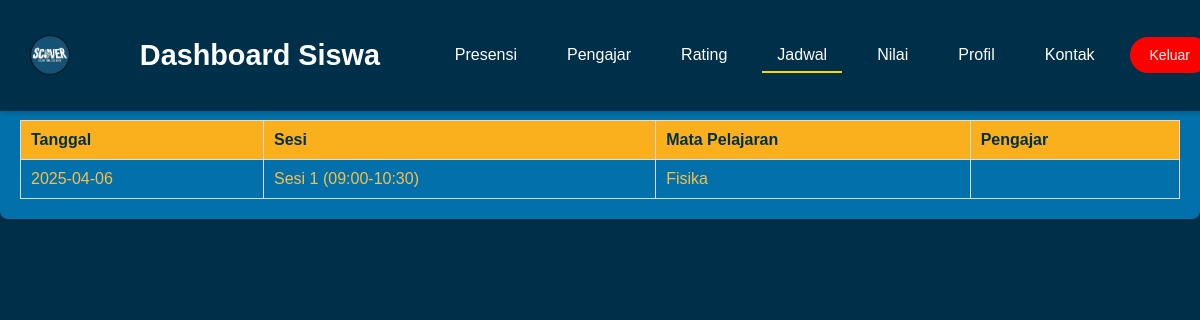
The page /SCOVER1/jadwal12.php (signed in) on the database its author committed.
### tables this page shows
CREATE TABLE `jadwal_siswa` (
  `id` int(11) NOT NULL,
  `siswa_id` int(11) NOT NULL,
  `tanggal` date NOT NULL,
  `sesi` varchar(50) NOT NULL,
  `mata_pelajaran` varchar(100) NOT NULL,
  `pengajar_id` int(11) NOT NULL
);

### SCOVER1/jadwal12.php (the view, shortened to what this page needs)
<?php
include 'koneksi.php';
$user_email = $_SESSION['user_email'];
$query = "SELECT siswa_id, full_name FROM siswa WHERE email = ?";
$stmt = $conn->prepare($query);
$stmt->bind_param("s", $user_email);
$stmt->execute();
$result = $stmt->get_result();
if ($row = $result->fetch_assoc()) {
    $siswa_id = $row['siswa_id'];
} else {
    echo "<script>alert('Akun tidak ditemukan!'); window.location.href='login.php';</script>";
    exit();
}
$sql = "SELECT * FROM jadwal_siswa WHERE siswa_id = ? ORDER BY tanggal, sesi";
$stmt = $conn->prepare($sql);
$stmt->bind_param("i", $siswa_id);
$stmt->execute();
$result = $stmt->get_result();
?>
<!DOCTYPE html>
<html lang="id">
<head>
    <link rel="stylesheet" href="css/navbar.css">
    <link rel="stylesheet" href="css/jadwal.css">
</head>
<body>
<nav class="navbar">
      <div class="logo">
        <img src="images/foto4.png" alt="Logo" />
      </div>
      <h1 class="title">Dashboard Siswa</h1>
      <ul class="nav-links">
        <li><a href="home.php">Presensi</a></li>
        <li><a href="pengajar.php">Pengajar</a></li>
        <li><a href="rating.php">Rating</a></li>
        <li><a href="jadwal1.php" class="active">Jadwal</a></li>
        <li><a href="nilai_siswa.php">Nilai</a></li>
        <li><a href="profile.php">Profil</a></li>
        <li><a href="kontak.php">Kontak</a></li>
        <li>
          <button class="logout-btn" onclick="confirmLogout()">Keluar</button>
        </li>
      </ul>
    </nav>
    <div class="content">
        <table border="1">
            <tr>
                <th>Tanggal</th>
                <th>Sesi</th>
                <th>Mata Pelajaran</th>
                <th>Pengajar</th>
            </tr>
            <?php while ($row = $result->fetch_assoc()): ?>
                <tr>
                    <td><?= htmlspecialchars($row['tanggal']) ?></td>
                    <td><?= htmlspecialchars($row['sesi']) ?></td>
                    <td><?= htmlspecialchars($row['mata_pelajaran']) ?></td>
                    <td><?= htmlspecialchars($row['pengajar']) ?></td>
                </tr>
            <?php endwhile; ?>
        </table>
    </div>
</body>
</html>

### SCOVER1/css/navbar.css (style rules this page uses)
.navbar { display: flex; justify-content: space-between; align-items: center; flex-wrap: wrap; background-color: #003049; color: white; width: 100%; padding: 15px 20px; position: fixed; top: 0; left: 0; z-index: 1000; box-shadow: 0 2px 5px rgba(0, 0, 0, 0.2); }
.navbar .logo { display: flex; align-items: center; gap: 10px; }
.navbar .logo img { width: 60px; height: auto; }
.navbar .title { font-size: 1.8em; font-weight: bold; color: white; text-align: center; flex-grow: 1; white-space: nowrap; }
.navbar .nav-links { display: flex; flex-direction: row; justify-content: center; align-items: center; gap: 20px; list-style: none; margin: 0; padding: 0; }
.navbar .nav-links a { position: relative; text-decoration: none; color: white; font-size: 16px; padding: 10px 15px; transition: all 0.3s ease; }
.navbar .nav-links a::after { content: ""; position: absolute; bottom: 0; left: 0; width: 0; height: 2px; background-color: #ffd700; transition: width 0.3s ease; }
.navbar .nav-links a:hover::after, .navbar .nav-links a.active::after { width: 100%; }
.navbar .logout-btn { background-color: red; border: none; padding: 10px 20px; border-radius: 20px; font-size: 14px; color: white; cursor: pointer; display: flex; align-items: center; justify-content: center; height: auto; transition: background-color 0.3s ease, transform 0.2s ease; margin: 0 10px 0 0; white-space: nowrap; }
.navbar .nav-links li { margin: 10px 0; text-align: center; font-size: 16px; }

### SCOVER1/css/jadwal.css (style rules this page uses)
body { font-family: Arial, sans-serif; margin: 0; padding: 0; background-color: #003049; color: #fabe49; }
.content { margin-top: 80px; padding: 20px; background-color: #0271ab; border-radius: 8px; box-shadow: 0 2px 4px rgba(0, 0, 0, 0.1); color: #fabe49; animation: fadeIn 1s ease-in-out; }
table { width: 100%; border-collapse: collapse; margin-top: 20px; background-color: #145375; animation: zoomIn 0.8s ease-in-out; }
table th, table td { border: 1px solid #ddd; padding: 10px; text-align: left; }
table th { background-color: #faaf1d; color: #003049; animation: slideInRight 1s ease-in-out; }
table tr:nth-child(even) { background-color: #0271ab; }
table tr:nth-child(odd) { background-color: #145375; }
table tr { animation: fadeIn 0.8s ease-in-out; }
table td { color: #fabe49; }

### rows shown on the page
jadwal_siswa: tanggal "2025-04-06", sesi "Sesi 1 (09:00-10:30)", mata_pelajaran "Fisika"
